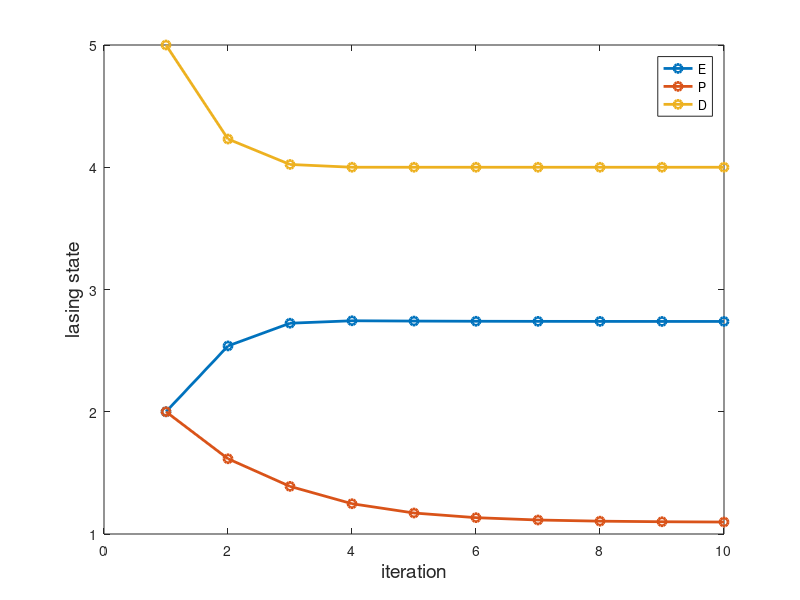

Write the MATLAB code that produced this figure.
%**************************************************************************
%*     Section  9.3.1                                                     *
%*     filename: ch09pr02.m                                               *
%*     program listing number: 9.2-1                                      *
%*                                                                        *
%*     This program finds a fixed point of Maxwell-Bloch equation         *
%*     by newton-raphson method and Gaussian elimination.                 *
%*                                                                        *
%*     Programed by Ryoichi Kawai for Computational Physics Course.       *
%*     Last modification:  02/10/2017.                                    *
%**************************************************************************
clear all;

% system parameters
g1=0.1; g2=2; g3=3;
k1=0.25; k2=0.2; k3=1;
lambda=5;

% control parameters
alpha = 0.5;
tol = 1e-4;
N=3;

%iniital guess
y(1,1:3)=[2;2;5];
i=1;
err = 1;

x(1:3)=y(i,:);
J=[[-g1,k1,0];[k2*x(3),-g2,k2*x(2)];[-k3*x(2),-k3*x(1),-g3]];
f=[-g1*x(1)+k1*x(2);-g2*x(2)+k2*x(1)*x(3);-g3*(x(3)-lambda)-k3*x(1)*x(2)];
while err > tol
    i=i+1;
    B=J\f;
    y(i,:)=y(i-1,:) - alpha*B';
    x=y(i,:);
    J=[[-g1,k1,0];[k2*x(3),-g2,k2*x(2)];[-k3*x(2),-k3*x(1),-g3]];
    f=[-g1*x(1)+k1*x(2);-g2*x(2)+k2*x(1)*x(3);-g3*(x(3)-lambda)-k3*x(1)*x(2)];
    err = f'*f;
end

fprintf('E=%.6f,  P=%.6f,  D=%.6f\n',x)

p=plot([1:i],y(:,1),'o-',[1:i],y(:,2),'o-',[1:i],y(:,3),'o-');
set(p,'linewidth',2)
xlabel('iteration','fontsize',14)
ylabel('lasing state','fontsize',14)
legend('E','P','D')
legend('location','northeast')
